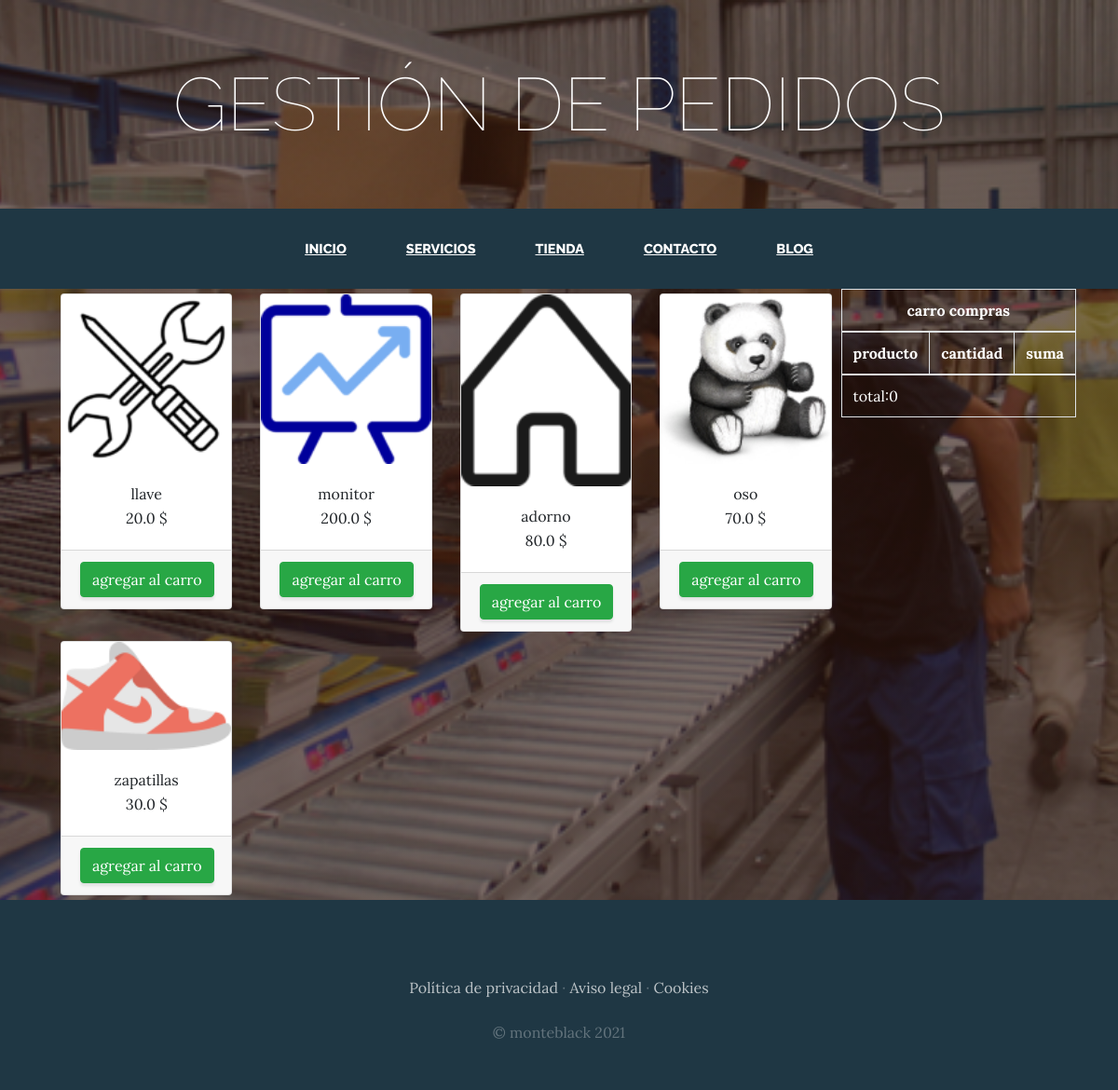
The app's page /tienda/ with its own data.
### tienda/models.py (models this page shows)
class Producto(models.Model):
    nombre=models.CharField(max_length=50)
    categorias=models.ForeignKey(CategoriaProd,on_delete=models.CASCADE)
    imagen=models.ImageField(upload_to="tienda",null=True,blank=True)
    precio=models.FloatField()
    disponibilidad=models.BooleanField(default=True)
    created=models.DateTimeField(auto_now_add=True)
    updated=models.DateTimeField(auto_now_add=True)
    class Meta:
        verbose_name = 'Producto'
        verbose_name_plural = 'Productos'

### tienda/views.py (the view)
# urls.py: path('tienda/', include('tienda.urls')),
def tienda(request):
    Productos=Producto.objects.all()
    return render(request,"tienda/tienda.html",{"productos":Productos})

### carro/context_processor.py (called while the page is built)
def importe_total_carro(request):
    total=0
    if request.user.is_authenticated:
        for key, value in request.session['Carro'].items():
            total=total+(float(value['precio'])*value['cantidad'])
    return {'importe_total_carro':total}

### tienda/templates/tienda/tienda.html
{% extends "ProyectoWebApp/base.html" %} {% load static %} {% block content %}
<div class="container">
    <div style="float:right">
        {% include "carro/widget.html" %}
    </div>
    <div class="row">
        {% for producto in productos %}
        <div class="col-md-3">
            <div class="card" style="width: 100%;margin: 5px 5px;">
                <img src="{{producto.imagen.url}}" class="card-img-top">
                <div class="card-body" style="text-align: center;">
                    <h7 class="card-title">{{producto.nombre}}</h7>
                    <p class="card-text">{{producto.precio}}&nbsp;$</p>
                </div>
                <div class="card-footer text-center">
                    <a href="{% url 'carro:agregar' producto.id %}" class="btn btn-success"> agregar al carro</a>
                </div>
            </div>
        </div>
        {% endfor %}
    </div>
</div>
{% endblock %}

### ProyectoWebApp/templates/ProyectoWebApp/base.html (shortened to what this page needs)
<html>
<head>
    {%load static %}
    <link href="{% static 'ProyectoWebApp/vendor/bootstrap/css/bootstrap.min.css' %}" rel="stylesheet">
    <link href="{% static 'ProyectoWebApp/css/gestion.css' %}" rel="stylesheet">
</head>
<body>
    <h1 class="site-heading text-center text-white d-none d-lg-block">
        <span class="site-heading-lower">Gestión de Pedidos</span>
    </h1>
    <nav class="navbar navbar-expand-lg navbar-dark py-lg-4" id="mainNav">
        <div class="container">
            <div class="collapse navbar-collapse" id="navbarResponsive">
                <ul class="navbar-nav mx-auto">
                    <li class="nav-item active px-lg-4">
                        <a class="nav-link text-uppercase text-expanded" href="{% url 'home' %}">Inicio</a>
                    </li>
                    <li class="nav-item active px-lg-4">
                        <a class="nav-link text-uppercase text-expanded" href="{% url 'servicios' %}">Servicios</a>
                    </li>
                    <li class="nav-item active px-lg-4">
                        <a class="nav-link text-uppercase text-expanded" href="{% url 'tienda' %}">Tienda</a>
                    </li>
                    <li class="nav-item active px-lg-4">
                        <a class="nav-link text-uppercase text-expanded" href="{% url 'contacto' %}">Contacto</a>
                    </li>
                    <li class="nav-item active px-lg-4">
                        <a class="nav-link text-uppercase text-expanded" href="{% url 'blog' %}">Blog</a>
                    </li>
                </ul>
            </div>
        </div>
    </nav>
    {% block content %} {% endblock %}
    <footer class="footer text-faded text-center py-5">
        <div class="container">
            <p class="m-0 mbt">
                <a href="sample.html" class="link">Política de privacidad</a> ·
                <a href="sample.html" class="link">Aviso legal</a> ·
                <a href="sample.html" class="link">Cookies</a>
            </p>
            <p class="m-0 mbt1">&copy; monteblack 2021</p>
        </div>
    </footer>
</body>
</html>

### tienda/templates/carro/widget.html (shortened to what this page needs)
<table class=" table table-bordered" style="color: white">
    <thead>
        <tr>
            <th colspan="3" class="text-center">
                carro compras
            </th>
        </tr>
        <tr>
            <th>producto</th>
            <th>cantidad</th>
            <th>suma</th>
        </tr>
    </thead>
    <tfoot>
        <tr>
            <td colspan="3">
                total:{{importe_total_carro}}
            </td>
        </tr>
    </tfoot>
</table>

### ProyectoWebApp/static/ProyectoWebApp/css/gestion.css (style rules this page uses)
body { font-family: 'Lora'; background: linear-gradient(rgba(47, 23, 15, 0.65), rgba(47, 23, 15, 0.65)), url("../img/bg_main.jpg"); background-attachment: fixed; background-position: center; background-size: cover; }
h1, h2, h3, h4, h5, h6 { font-family: 'Raleway'; }
p { line-height: 1.75; }
.text-faded { color: rgba(255, 255, 255, 0.3); }
.site-heading { margin-top: 5rem; margin-bottom: 5rem; text-transform: uppercase; line-height: 1; font-family: 'Raleway'; }
.site-heading .site-heading-lower { font-size: 5rem; font-weight: 100; line-height: 4rem; }
#mainNav { background-color: rgb(31, 55, 68); font-family: 'Raleway'; }
#mainNav .navbar-nav .nav-item .nav-link { color: rgba(255, 255, 255, 0.7); font-weight: 800; }
#mainNav .navbar-nav .nav-item.active .nav-link { color: #ffffff; text-decoration: underline; }
@media (min-width: 992px) { #mainNav .navbar-nav .nav-item .nav-link { font-size: 0.9rem; } }
.footer { background-color: rgba(31, 55, 68); }
.btn { box-shadow: 0px 3px 3px 0px rgba(33, 37, 41, 0.1); }
.mbt { padding-top: 2rem; }
.mbt1 { padding-top: 1.25rem; }
a.link { color: rgba(255, 255, 255, 0.7); }

### records on screen
Producto: imagen (picture), nombre "llave", precio "20.0"
Producto: imagen (picture), nombre "monitor", precio "200.0"
Producto: imagen (picture), nombre "adorno", precio "80.0"
Producto: imagen (picture), nombre "oso", precio "70.0"
Producto: imagen (picture), nombre "zapatillas", precio "30.0"

### other values on screen
{{ importe_total_carro }} "0"
